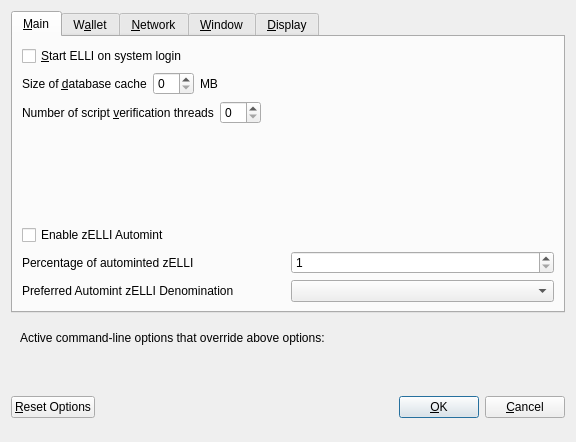
<?xml version="1.0" encoding="UTF-8"?>
<ui version="4.0">
 <class>OptionsDialog</class>
 <widget class="QDialog" name="OptionsDialog">
  <property name="geometry">
   <rect>
    <x>0</x>
    <y>0</y>
    <width>576</width>
    <height>442</height>
   </rect>
  </property>
  <property name="windowTitle">
   <string>Options</string>
  </property>
  <property name="modal">
   <bool>true</bool>
  </property>
  <layout class="QVBoxLayout" name="verticalLayout">
   <item>
    <widget class="QTabWidget" name="tabWidget">
     <property name="currentIndex">
      <number>0</number>
     </property>
     <widget class="QWidget" name="tabMain">
      <attribute name="title">
       <string>&amp;Main</string>
      </attribute>
      <layout class="QVBoxLayout" name="verticalLayout_Main">
       <item>
        <widget class="QCheckBox" name="bitcoinAtStartup">
         <property name="toolTip">
          <string>Automatically start ELLI after logging in to the system.</string>
         </property>
         <property name="text">
          <string>&amp;Start ELLI on system login</string>
         </property>
        </widget>
       </item>
       <item>
        <layout class="QHBoxLayout" name="horizontalLayout_2_Main">
         <item>
          <widget class="QLabel" name="databaseCacheLabel">
           <property name="text">
            <string>Size of &amp;database cache</string>
           </property>
           <property name="textFormat">
            <enum>Qt::PlainText</enum>
           </property>
           <property name="buddy">
            <cstring>databaseCache</cstring>
           </property>
          </widget>
         </item>
         <item>
          <widget class="QSpinBox" name="databaseCache"/>
         </item>
         <item>
          <widget class="QLabel" name="databaseCacheUnitLabel">
           <property name="text">
            <string>MB</string>
           </property>
           <property name="textFormat">
            <enum>Qt::PlainText</enum>
           </property>
          </widget>
         </item>
         <item>
          <spacer name="horizontalSpacer_2_Main">
           <property name="orientation">
            <enum>Qt::Horizontal</enum>
           </property>
           <property name="sizeHint" stdset="0">
            <size>
             <width>40</width>
             <height>20</height>
            </size>
           </property>
          </spacer>
         </item>
        </layout>
       </item>
       <item>
        <layout class="QHBoxLayout" name="horizontalLayout_3_Main">
         <item>
          <widget class="QLabel" name="threadsScriptVerifLabel">
           <property name="text">
            <string>Number of script &amp;verification threads</string>
           </property>
           <property name="textFormat">
            <enum>Qt::PlainText</enum>
           </property>
           <property name="buddy">
            <cstring>threadsScriptVerif</cstring>
           </property>
          </widget>
         </item>
         <item>
          <widget class="QSpinBox" name="threadsScriptVerif">
           <property name="toolTip">
            <string>(0 = auto, &lt;0 = leave that many cores free)</string>
           </property>
          </widget>
         </item>
         <item>
          <spacer name="horizontalSpacer_3_Main">
           <property name="orientation">
            <enum>Qt::Horizontal</enum>
           </property>
           <property name="sizeHint" stdset="0">
            <size>
             <width>40</width>
             <height>20</height>
            </size>
           </property>
          </spacer>
         </item>
        </layout>
       </item>
       <item>
        <spacer name="verticalSpacer_2">
         <property name="orientation">
          <enum>Qt::Vertical</enum>
         </property>
         <property name="sizeHint" stdset="0">
          <size>
           <width>20</width>
           <height>40</height>
          </size>
         </property>
        </spacer>
       </item>
       <item>
        <widget class="QCheckBox" name="checkBoxZeromintEnable">
         <property name="toolTip">
          <string>Enable automatic minting of ELLI units to zELLI</string>
         </property>
         <property name="layoutDirection">
          <enum>Qt::LeftToRight</enum>
         </property>
         <property name="text">
          <string>Enable zELLI Automint</string>
         </property>
        </widget>
       </item>
       <item>
        <layout class="QHBoxLayout" name="horizontalLayout_3">
         <item>
          <widget class="QLabel" name="percentage_label">
           <property name="toolTip">
            <string>Percentage of incoming ELLI which get automatically converted to zELLI via Zerocoin Protocol (min: 10%)</string>
           </property>
           <property name="text">
            <string>Percentage of autominted zELLI</string>
           </property>
          </widget>
         </item>
         <item>
          <widget class="QSpinBox" name="zeromintPercentage">
           <property name="minimum">
            <number>1</number>
           </property>
           <property name="maximum">
            <number>100</number>
           </property>
          </widget>
         </item>
        </layout>
       </item>
       <item>
        <layout class="QHBoxLayout" name="horizontalLayout" stretch="0,0">
         <property name="sizeConstraint">
          <enum>QLayout::SetFixedSize</enum>
         </property>
         <item>
          <widget class="QLabel" name="labelPreferredDenom">
           <property name="maximumSize">
            <size>
             <width>16777215</width>
             <height>16777215</height>
            </size>
           </property>
           <property name="toolTip">
            <string>Wait with automatic conversion to Zerocoin until enough ELLI for this denomination is available</string>
           </property>
           <property name="text">
            <string>Preferred Automint zELLI Denomination</string>
           </property>
          </widget>
         </item>
         <item>
          <widget class="QComboBox" name="preferredDenom">
           <property name="maximumSize">
            <size>
             <width>16777215</width>
             <height>27</height>
            </size>
           </property>
           <property name="toolTip">
            <string>Wait with automatic conversion to Zerocoin until enough ELLI for this denomination is available</string>
           </property>
           <property name="maxVisibleItems">
            <number>9</number>
           </property>
           <property name="maxCount">
            <number>9</number>
           </property>
          </widget>
         </item>
        </layout>
       </item>
      </layout>
     </widget>
     <widget class="QWidget" name="tabWallet">
      <attribute name="title">
       <string>W&amp;allet</string>
      </attribute>
      <layout class="QVBoxLayout" name="verticalLayout_Wallet">
       <item>
        <layout class="QHBoxLayout" name="horizontalLayout_2_Wallet">
         <item>
          <widget class="QLabel" name="labelStakeSplitThresholdText">
           <property name="text">
            <string>Stake split threshold:</string>
           </property>
          </widget>
         </item>
         <item>
          <widget class="QSpinBox" name="spinBoxStakeSplitThreshold">
           <property name="minimum">
            <number>1</number>
           </property>
           <property name="maximum">
            <number>999999</number>
           </property>
          </widget>
         </item>
        </layout>
       </item>
       <item>
        <widget class="QGroupBox" name="groupBox">
         <property name="title">
          <string>Expert</string>
         </property>
         <layout class="QVBoxLayout" name="verticalLayout_2">
          <item>
           <widget class="QCheckBox" name="coinControlFeatures">
            <property name="toolTip">
             <string>Whether to show coin control features or not.</string>
            </property>
            <property name="text">
             <string>Enable coin &amp;control features</string>
            </property>
           </widget>
          </item>
          <item>
           <widget class="QCheckBox" name="showMasternodesTab">
            <property name="toolTip">
             <string>Show additional tab listing all your masternodes in first sub-tab&lt;br/&gt;and all masternodes on the network in second sub-tab.</string>
            </property>
            <property name="text">
             <string>Show Masternodes Tab</string>
            </property>
           </widget>
          </item>
          <item>
           <widget class="QCheckBox" name="spendZeroConfChange">
            <property name="toolTip">
             <string>If you disable the spending of unconfirmed change, the change from a transaction&lt;br/&gt;cannot be used until that transaction has at least one confirmation.&lt;br/&gt;This also affects how your balance is computed.</string>
            </property>
            <property name="text">
             <string>&amp;Spend unconfirmed change</string>
            </property>
           </widget>
          </item>
         </layout>
        </widget>
       </item>
       <item>
        <spacer name="verticalSpacer_Wallet">
         <property name="orientation">
          <enum>Qt::Vertical</enum>
         </property>
         <property name="sizeHint" stdset="0">
          <size>
           <width>20</width>
           <height>40</height>
          </size>
         </property>
        </spacer>
       </item>
      </layout>
     </widget>
     <widget class="QWidget" name="tabNetwork">
      <attribute name="title">
       <string>&amp;Network</string>
      </attribute>
      <layout class="QVBoxLayout" name="verticalLayout_Network">
       <item>
        <widget class="QCheckBox" name="mapPortUpnp">
         <property name="toolTip">
          <string>Automatically open the ELLI client port on the router. This only works when your router supports UPnP and it is enabled.</string>
         </property>
         <property name="text">
          <string>Map port using &amp;UPnP</string>
         </property>
        </widget>
       </item>
       <item>
        <widget class="QCheckBox" name="allowIncoming">
         <property name="toolTip">
          <string>Accept connections from outside</string>
         </property>
         <property name="text">
          <string>Allow incoming connections</string>
         </property>
        </widget>
       </item>
       <item>
        <widget class="QCheckBox" name="connectSocks">
         <property name="toolTip">
          <string>Connect to the ELLI network through a SOCKS5 proxy.</string>
         </property>
         <property name="text">
          <string>&amp;Connect through SOCKS5 proxy (default proxy):</string>
         </property>
        </widget>
       </item>
       <item>
        <layout class="QHBoxLayout" name="horizontalLayout_1_Network">
         <item>
          <widget class="QLabel" name="proxyIpLabel">
           <property name="text">
            <string>Proxy &amp;IP:</string>
           </property>
           <property name="textFormat">
            <enum>Qt::PlainText</enum>
           </property>
           <property name="buddy">
            <cstring>proxyIp</cstring>
           </property>
          </widget>
         </item>
         <item>
          <widget class="QValidatedLineEdit" name="proxyIp">
           <property name="minimumSize">
            <size>
             <width>140</width>
             <height>0</height>
            </size>
           </property>
           <property name="maximumSize">
            <size>
             <width>140</width>
             <height>16777215</height>
            </size>
           </property>
           <property name="toolTip">
            <string>IP address of the proxy (e.g. IPv4: 127.0.0.1 / IPv6: ::1)</string>
           </property>
          </widget>
         </item>
         <item>
          <widget class="QLabel" name="proxyPortLabel">
           <property name="text">
            <string>&amp;Port:</string>
           </property>
           <property name="textFormat">
            <enum>Qt::PlainText</enum>
           </property>
           <property name="buddy">
            <cstring>proxyPort</cstring>
           </property>
          </widget>
         </item>
         <item>
          <widget class="QLineEdit" name="proxyPort">
           <property name="minimumSize">
            <size>
             <width>55</width>
             <height>0</height>
            </size>
           </property>
           <property name="maximumSize">
            <size>
             <width>55</width>
             <height>16777215</height>
            </size>
           </property>
           <property name="toolTip">
            <string>Port of the proxy (e.g. 9050)</string>
           </property>
          </widget>
         </item>
         <item>
          <spacer name="horizontalSpacer_1_Network">
           <property name="orientation">
            <enum>Qt::Horizontal</enum>
           </property>
           <property name="sizeHint" stdset="0">
            <size>
             <width>40</width>
             <height>20</height>
            </size>
           </property>
          </spacer>
         </item>
        </layout>
       </item>
       <item>
        <spacer name="verticalSpacer_Network">
         <property name="orientation">
          <enum>Qt::Vertical</enum>
         </property>
         <property name="sizeHint" stdset="0">
          <size>
           <width>20</width>
           <height>40</height>
          </size>
         </property>
        </spacer>
       </item>
      </layout>
     </widget>
     <widget class="QWidget" name="tabWindow">
      <attribute name="title">
       <string>&amp;Window</string>
      </attribute>
      <layout class="QVBoxLayout" name="verticalLayout_Window">
       <item>
        <widget class="QCheckBox" name="minimizeToTray">
         <property name="toolTip">
          <string>Show only a tray icon after minimizing the window.</string>
         </property>
         <property name="text">
          <string>&amp;Minimize to the tray instead of the taskbar</string>
         </property>
        </widget>
       </item>
       <item>
        <widget class="QCheckBox" name="minimizeOnClose">
         <property name="toolTip">
          <string>Minimize instead of exit the application when the window is closed. When this option is enabled, the application will be closed only after selecting Quit in the menu.</string>
         </property>
         <property name="text">
          <string>M&amp;inimize on close</string>
         </property>
        </widget>
       </item>
       <item>
        <spacer name="verticalSpacer_Window">
         <property name="orientation">
          <enum>Qt::Vertical</enum>
         </property>
         <property name="sizeHint" stdset="0">
          <size>
           <width>20</width>
           <height>40</height>
          </size>
         </property>
        </spacer>
       </item>
      </layout>
     </widget>
     <widget class="QWidget" name="tabDisplay">
      <attribute name="title">
       <string>&amp;Display</string>
      </attribute>
      <layout class="QVBoxLayout" name="verticalLayout_Display">
       <item>
        <layout class="QHBoxLayout" name="horizontalLayout_1_Display">
         <item>
          <widget class="QLabel" name="langLabel">
           <property name="text">
            <string>User Interface &amp;language:</string>
           </property>
           <property name="textFormat">
            <enum>Qt::PlainText</enum>
           </property>
           <property name="buddy">
            <cstring>lang</cstring>
           </property>
          </widget>
         </item>
         <item>
          <widget class="QValueComboBox" name="lang">
           <property name="toolTip">
            <string>The user interface language can be set here. This setting will take effect after restarting ELLI.</string>
           </property>
          </widget>
         </item>
        </layout>
       </item>
       <item>
        <widget class="QLabel" name="label_3">
         <property name="toolTip">
          <string notr="true"/>
         </property>
         <property name="statusTip">
          <string notr="true"/>
         </property>
         <property name="whatsThis">
          <string notr="true"/>
         </property>
         <property name="accessibleName">
          <string notr="true"/>
         </property>
         <property name="text">
          <string>Language missing or translation incomplete? Help contributing translations here:
https://www.transifex.com/elli-project/elli-project-translations</string>
         </property>
         <property name="wordWrap">
          <bool>true</bool>
         </property>
         <property name="openExternalLinks">
          <bool>true</bool>
         </property>
         <property name="textInteractionFlags">
          <set>Qt::TextBrowserInteraction</set>
         </property>
        </widget>
       </item>
       <item>
        <layout class="QHBoxLayout" name="horizontalLayout_4_Display" stretch="0,0">
         <item>
          <widget class="QLabel" name="themeLabel">
           <property name="text">
            <string>User Interface Theme:</string>
           </property>
          </widget>
         </item>
         <item>
          <widget class="QValueComboBox" name="theme"/>
         </item>
        </layout>
       </item>
       <item>
        <widget class="Line" name="line">
         <property name="orientation">
          <enum>Qt::Horizontal</enum>
         </property>
        </widget>
       </item>
       <item>
        <layout class="QHBoxLayout" name="horizontalLayout_2_Display">
         <item>
          <widget class="QLabel" name="unitLabel">
           <property name="text">
            <string>&amp;Unit to show amounts in:</string>
           </property>
           <property name="textFormat">
            <enum>Qt::PlainText</enum>
           </property>
           <property name="buddy">
            <cstring>unit</cstring>
           </property>
          </widget>
         </item>
         <item>
          <widget class="QValueComboBox" name="unit">
           <property name="toolTip">
            <string>Choose the default subdivision unit to show in the interface and when sending coins.</string>
           </property>
          </widget>
         </item>
        </layout>
       </item>
       <item>
        <layout class="QHBoxLayout" name="horizontalLayout_5_Display">
         <item>
          <widget class="QLabel" name="digitsLabel">
           <property name="text">
            <string>Decimal digits</string>
           </property>
          </widget>
         </item>
         <item>
          <widget class="QValueComboBox" name="digits"/>
         </item>
        </layout>
       </item>
       <item>
        <widget class="QCheckBox" name="checkBoxHideZeroBalances">
         <property name="toolTip">
          <string>Hide empty balances</string>
         </property>
         <property name="layoutDirection">
          <enum>Qt::LeftToRight</enum>
         </property>
         <property name="text">
          <string>Hide empty balances</string>
         </property>
        </widget>
       </item>
       <item>
        <layout class="QHBoxLayout" name="horizontalLayout_3_Display">
         <item>
          <widget class="QLabel" name="thirdPartyTxUrlsLabel">
           <property name="toolTip">
            <string>Third party URLs (e.g. a block explorer) that appear in the transactions tab as context menu items. %s in the URL is replaced by transaction hash. Multiple URLs are separated by vertical bar |.</string>
           </property>
           <property name="text">
            <string>Third party transaction URLs</string>
           </property>
           <property name="buddy">
            <cstring>thirdPartyTxUrls</cstring>
           </property>
          </widget>
         </item>
         <item>
          <widget class="QLineEdit" name="thirdPartyTxUrls">
           <property name="toolTip">
            <string>Third party URLs (e.g. a block explorer) that appear in the transactions tab as context menu items. %s in the URL is replaced by transaction hash. Multiple URLs are separated by vertical bar |.</string>
           </property>
          </widget>
         </item>
        </layout>
       </item>
       <item>
        <spacer name="verticalSpacer">
         <property name="orientation">
          <enum>Qt::Vertical</enum>
         </property>
         <property name="sizeHint" stdset="0">
          <size>
           <width>20</width>
           <height>40</height>
          </size>
         </property>
        </spacer>
       </item>
      </layout>
     </widget>
    </widget>
   </item>
   <item>
    <widget class="QFrame" name="frame">
     <layout class="QVBoxLayout" name="verticalLayout_Bottom">
      <item>
       <layout class="QHBoxLayout" name="horizontalLayout_Bottom">
        <item>
         <widget class="QLabel" name="overriddenByCommandLineInfoLabel">
          <property name="text">
           <string>Active command-line options that override above options:</string>
          </property>
          <property name="textFormat">
           <enum>Qt::PlainText</enum>
          </property>
         </widget>
        </item>
        <item>
         <spacer name="horizontalSpacer_Bottom">
          <property name="orientation">
           <enum>Qt::Horizontal</enum>
          </property>
          <property name="sizeHint" stdset="0">
           <size>
            <width>40</width>
            <height>20</height>
           </size>
          </property>
         </spacer>
        </item>
       </layout>
      </item>
      <item>
       <widget class="QLabel" name="overriddenByCommandLineLabel">
        <property name="text">
         <string/>
        </property>
        <property name="textFormat">
         <enum>Qt::PlainText</enum>
        </property>
        <property name="wordWrap">
         <bool>true</bool>
        </property>
       </widget>
      </item>
     </layout>
    </widget>
   </item>
   <item>
    <layout class="QHBoxLayout" name="horizontalLayout_Buttons">
     <item>
      <widget class="QPushButton" name="resetButton">
       <property name="toolTip">
        <string>Reset all client options to default.</string>
       </property>
       <property name="text">
        <string>&amp;Reset Options</string>
       </property>
       <property name="autoDefault">
        <bool>false</bool>
       </property>
      </widget>
     </item>
     <item>
      <spacer name="horizontalSpacer_1">
       <property name="orientation">
        <enum>Qt::Horizontal</enum>
       </property>
       <property name="sizeHint" stdset="0">
        <size>
         <width>40</width>
         <height>48</height>
        </size>
       </property>
      </spacer>
     </item>
     <item>
      <widget class="QLabel" name="statusLabel">
       <property name="minimumSize">
        <size>
         <width>200</width>
         <height>0</height>
        </size>
       </property>
       <property name="font">
        <font>
         <weight>75</weight>
         <bold>true</bold>
        </font>
       </property>
       <property name="text">
        <string/>
       </property>
       <property name="textFormat">
        <enum>Qt::PlainText</enum>
       </property>
       <property name="wordWrap">
        <bool>true</bool>
       </property>
      </widget>
     </item>
     <item>
      <spacer name="horizontalSpacer_2">
       <property name="orientation">
        <enum>Qt::Horizontal</enum>
       </property>
       <property name="sizeHint" stdset="0">
        <size>
         <width>40</width>
         <height>48</height>
        </size>
       </property>
      </spacer>
     </item>
     <item>
      <widget class="QPushButton" name="okButton">
       <property name="text">
        <string>&amp;OK</string>
       </property>
       <property name="autoDefault">
        <bool>false</bool>
       </property>
       <property name="default">
        <bool>true</bool>
       </property>
      </widget>
     </item>
     <item>
      <widget class="QPushButton" name="cancelButton">
       <property name="text">
        <string>&amp;Cancel</string>
       </property>
       <property name="autoDefault">
        <bool>false</bool>
       </property>
      </widget>
     </item>
    </layout>
   </item>
  </layout>
 </widget>
 <customwidgets>
  <customwidget>
   <class>QValidatedLineEdit</class>
   <extends>QLineEdit</extends>
   <header>qvalidatedlineedit.h</header>
  </customwidget>
  <customwidget>
   <class>QValueComboBox</class>
   <extends>QComboBox</extends>
   <header>qvaluecombobox.h</header>
  </customwidget>
 </customwidgets>
 <resources/>
 <connections/>
</ui>
